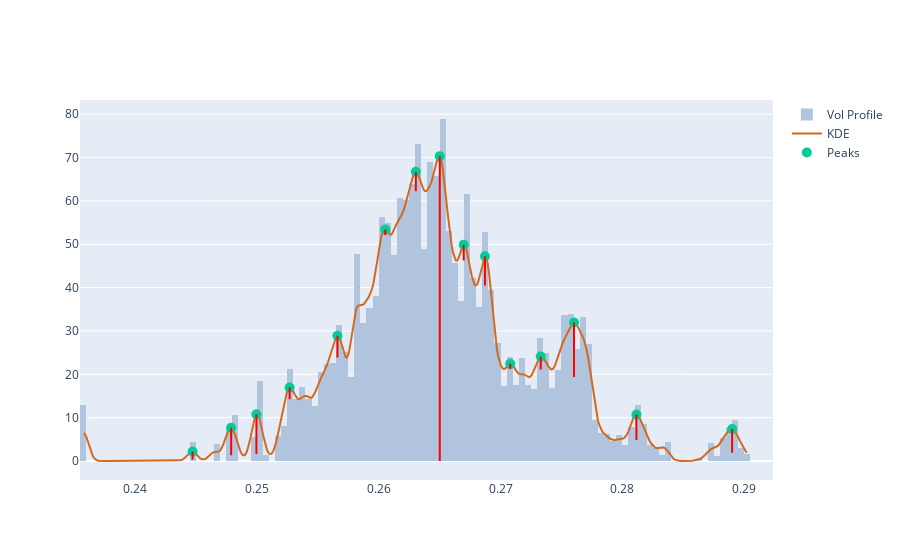

Write notebook code for a chart like this one.
### Code cell
min_prom = 1
peaks, peak_props = signal.find_peaks(kdy, prominence=min_prom)
pkx = xr[peaks]
pky = kdy[peaks]

fig = get_dist_plot(close, volume, xr, kdy)
fig.add_trace(go.Scatter(name='Peaks', x=pkx, y=pky, mode='markers', marker=pk_marker_args))

# Draw prominence lines
left_base = peak_props['left_bases']
right_base = peak_props['right_bases']
line_x = pkx
line_y0 = pky
line_y1 = pky - peak_props['prominences']

for x, y0, y1 in zip(line_x, line_y0, line_y1):
    fig.add_shape(type='line',
        xref='x', yref='y',
        x0=x, y0=y0, x1=x, y1=y1,
        line=dict(
            color='red',
            width=2,
        )
    )
fig.show()

### Figure 1 — Plotly figure (JSON) as saved in the notebook; plotly's stock layout.template omitted (floating-point values rounded to 4 significant figures; data arrays with more than 128 entries replaced by an {"elided": "..."} marker saying what was removed)
{"data": [{"histfunc": "sum", "histnorm": "probability density", "marker": {"color": "#B0C4DE"}, "name": "Vol Profile", "nbinsx": 150, "type": "histogram", "x": {"elided": "5000 float values"}, "y": {"elided": "5000 int values"}}, {"marker": {"color": "#D2691E"}, "mode": "lines", "name": "KDE", "type": "scatter", "x": {"elided": "500 float values"}, "y": {"elided": "500 float values"}}, {"marker": {"size": 10}, "mode": "markers", "name": "Peaks", "type": "scatter", "x": [0.2447, 0.2479, 0.25, 0.2527, 0.2566, 0.2605, 0.2631, 0.265, 0.267, 0.2687, 0.2708, 0.2733, 0.276, 0.2812, 0.289], "y": [2.199, 7.653, 10.8, 16.97, 28.88, 53.39, 66.7, 70.33, 49.91, 47.23, 22.41, 24.09, 31.96, 10.73, 7.37]}], "layout": {"shapes": [{"line": {"color": "red", "width": 2}, "type": "line", "x0": 0.2447, "x1": 0.2447, "xref": "x", "y0": 2.199, "y1": 0.3498, "yref": "y"}, {"line": {"color": "red", "width": 2}, "type": "line", "x0": 0.2479, "x1": 0.2479, "xref": "x", "y0": 7.653, "y1": 1.327, "yref": "y"}, {"line": {"color": "red", "width": 2}, "type": "line", "x0": 0.25, "x1": 0.25, "xref": "x", "y0": 10.8, "y1": 1.638, "yref": "y"}, {"line": {"color": "red", "width": 2}, "type": "line", "x0": 0.2527, "x1": 0.2527, "xref": "x", "y0": 16.97, "y1": 14.22, "yref": "y"}, {"line": {"color": "red", "width": 2}, "type": "line", "x0": 0.2566, "x1": 0.2566, "xref": "x", "y0": 28.88, "y1": 23.85, "yref": "y"}, {"line": {"color": "red", "width": 2}, "type": "line", "x0": 0.2605, "x1": 0.2605, "xref": "x", "y0": 53.39, "y1": 52.13, "yref": "y"}, {"line": {"color": "red", "width": 2}, "type": "line", "x0": 0.2631, "x1": 0.2631, "xref": "x", "y0": 66.7, "y1": 62.25, "yref": "y"}, {"line": {"color": "red", "width": 2}, "type": "line", "x0": 0.265, "x1": 0.265, "xref": "x", "y0": 70.33, "y1": 0.002421, "yref": "y"}, {"line": {"color": "red", "width": 2}, "type": "line", "x0": 0.267, "x1": 0.267, "xref": "x", "y0": 49.91, "y1": 46.24, "yref": "y"}, {"line": {"color": "red", "width": 2}, "type": "line", "x0": 0.2687, "x1": 0.2687, "xref": "x", "y0": 47.23, "y1": 40.49, "yref": "y"}, {"line": {"color": "red", "width": 2}, "type": "line", "x0": 0.2708, "x1": 0.2708, "xref": "x", "y0": 22.41, "y1": 21.25, "yref": "y"}, {"line": {"color": "red", "width": 2}, "type": "line", "x0": 0.2733, "x1": 0.2733, "xref": "x", "y0": 24.09, "y1": 21.09, "yref": "y"}, {"line": {"color": "red", "width": 2}, "type": "line", "x0": 0.276, "x1": 0.276, "xref": "x", "y0": 31.96, "y1": 19.37, "yref": "y"}, {"line": {"color": "red", "width": 2}, "type": "line", "x0": 0.2812, "x1": 0.2812, "xref": "x", "y0": 10.73, "y1": 4.828, "yref": "y"}, {"line": {"color": "red", "width": 2}, "type": "line", "x0": 0.289, "x1": 0.289, "xref": "x", "y0": 7.37, "y1": 1.914, "yref": "y"}]}}
